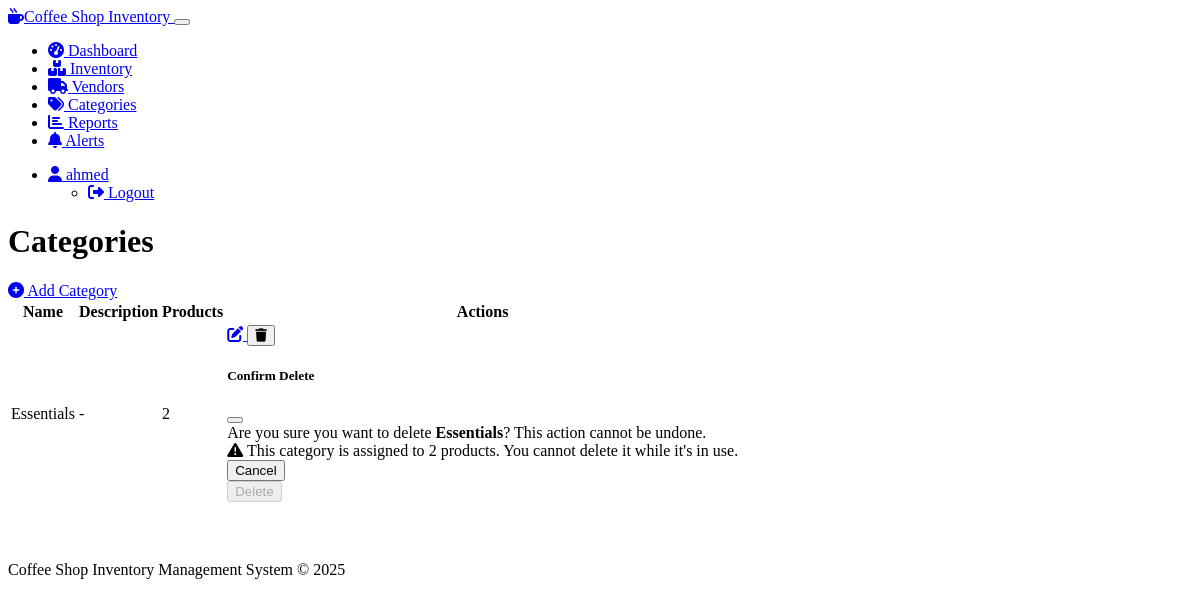
The app's page /categories (signed in), older data.
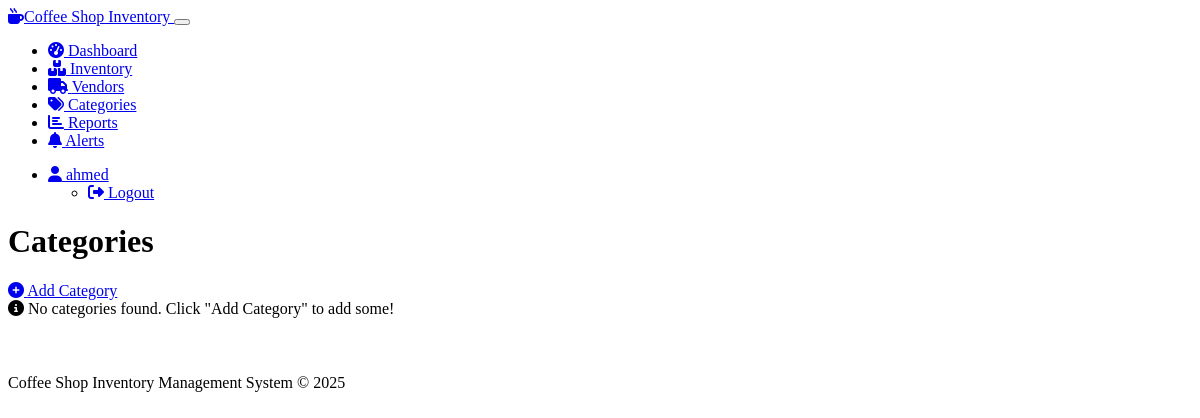
The same page, newer data.
### models.py (models this page shows, shortened)
class Category(db.Model):
    id = db.Column(db.Integer, primary_key=True)
    name = db.Column(db.String(100), nullable=False)
    description = db.Column(db.Text)
    products = db.relationship('Product', backref='category', lazy=True)

### inventory.py (the view)
@inventory.route('/categories')
@login_required
def category_list():
    categories = Category.query.order_by(Category.name).all()
    return render_template('categories.html', categories=categories)

### app.py (called while the page is built)
    @app.context_processor
    def utility_processor():
        return {
            'get_low_stock_products': get_low_stock_products,
            'get_products_by_category': get_products_by_category,
            'get_inventory_value': get_inventory_value,
            'get_transaction_history': get_transaction_history,
            'format_currency': format_currency,
            'get_category_value_distribution': get_category_value_distribution,
            'get_transaction_summary': get_transaction_summary
        }

### models.py (called while the page is built)
@login_manager.user_loader
def load_user(user_id):
    return User.query.get(int(user_id))

### utils.py (called while the page is built)
def get_low_stock_products():
    return Product.query.filter(Product.quantity <= Product.min_quantity).all()

### templates/categories.html (shortened to what the changed rows need)
{% extends "base.html" %}
{% block content %}
<div class="d-flex justify-content-between align-items-center mb-4">
    <h1 class="display-5 mb-0">Categories</h1>
</div>
<div class="card border-0 shadow-sm">
    <div class="card-body p-0">
        {% if categories %}
        <div class="table-responsive">
            <table class="table table-hover mb-0">
                <thead class="table-light">
                    <tr>
                        <th>Name</th>
                        <th>Description</th>
                        <th>Products</th>
                        <th>Actions</th>
                    </tr>
                </thead>
                <tbody>
                    {% for category in categories %}
                    <tr>
                        <td>{{ category.name }}</td>
                        <td>{{ category.description or '-' }}</td>
                        <td>{{ category.products|length }}</td>
                        <td>
                            <div class="btn-group" role="group">
                                <a href="{{ url_for('inventory.edit_category', id=category.id) }}" class="btn btn-sm btn-primary">
                                    <i class="fas fa-edit"></i>
                                </a>
                                <button type="button" class="btn btn-sm btn-danger" data-bs-toggle="modal" data-bs-target="#deleteModal{{ category.id }}">
                                    <i class="fas fa-trash"></i>
                                </button>
                            </div>
                            <div class="modal fade" id="deleteModal{{ category.id }}" tabindex="-1" aria-labelledby="deleteModalLabel{{ category.id }}" aria-hidden="true">
                                <div class="modal-dialog">
                                    <div class="modal-content">
                                        <div class="modal-header">
                                            <h5 class="modal-title" id="deleteModalLabel{{ category.id }}">Confirm Delete</h5>
                                            <button type="button" class="btn-close" data-bs-dismiss="modal" aria-label="Close"></button>
                                        </div>
                                        <div class="modal-body">
                                            Are you sure you want to delete <strong>{{ category.name }}</strong>? This action cannot be undone.
                                            {% if category.products|length > 0 %}
                                            <div class="alert alert-warning mt-3">
                                                <i class="fas fa-exclamation-triangle me-1"></i> This category is assigned to {{ category.products|length }} products. You cannot delete it while it's in use.
                                            </div>
                                            {% endif %}
                                        </div>
                                        <div class="modal-footer">
                                            <button type="button" class="btn btn-secondary" data-bs-dismiss="modal">Cancel</button>
                                            <form action="{{ url_for('inventory.delete_category', id=category.id) }}" method="POST">
                                                <button type="submit" class="btn btn-danger" {% if category.products|length > 0 %}disabled{% endif %}>Delete</button>
                                            </form>
                                        </div>
                                    </div>
                                </div>
                            </div>
                        </td>
                    </tr>
                    {% endfor %}
                </tbody>
            </table>
        </div>
        {% else %}
        <div class="alert alert-info m-3">
            <i class="fas fa-info-circle me-2"></i> No categories found. Click "Add Category" to add some!
        </div>
        {% endif %}
    </div>
</div>
{% endblock %}

Row changes from the older to the newer data that the page shows:
removed Category: name "Essentials", description "-", products|length "2"
Text that changed along with them:
text no longer shown: "Name Description Products Actions"
text now shown: "No categories found. Click \"Add Category\" to add some!"
